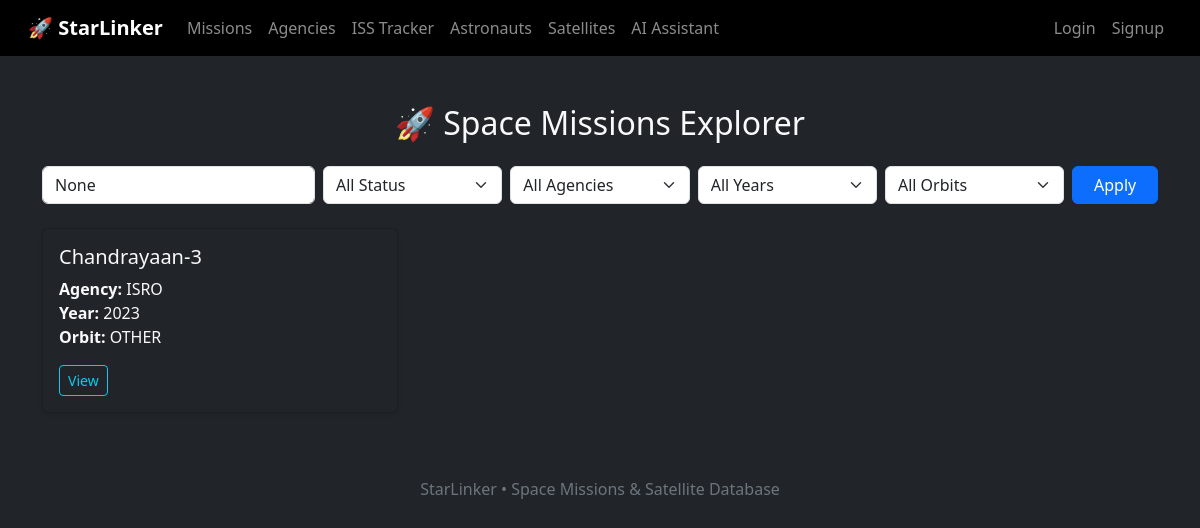
Page /missions/ on the committed database.
### starlinker/models.py (models this page shows, shortened)
class Mission(models.Model):
    ORBIT_TYPES = [
        ("LEO", "Low Earth Orbit"),
        ("MEO", "Medium Earth Orbit"),
        ("GEO", "Geostationary Orbit"),
        ("HEO", "High Earth Orbit"),
        ("OTHER", "Other"),
    ]
    agency = models.ForeignKey(SpaceAgency, on_delete=models.CASCADE)
    name = models.CharField(max_length=100)
    launch_date = models.DateField(null=True, blank=True)
    status = models.CharField(max_length=50)  # Upcoming / Completed / Failed etc.
    orbit_type = models.CharField(
        max_length=20, choices=ORBIT_TYPES, default="OTHER"
    )
    description = models.TextField(blank=True)
    image = models.ImageField(upload_to="mission_images/", null=True, blank=True)

class SpaceAgency(models.Model):
    name = models.CharField(max_length=100)
    country = models.CharField(max_length=100)
    founded = models.IntegerField(null=True, blank=True)
    website = models.URLField(null=True, blank=True)
    logo = models.ImageField(upload_to="agency_logos/", null=True, blank=True)

### starlinker/views.py (the view)
# urls.py: path("missions/", views.missions, name="missions"),
def missions(request):
    missions = Mission.objects.all()
    status = request.GET.get("status")
    agency = request.GET.get("agency")
    year = request.GET.get("year")
    orbit = request.GET.get("orbit")
    search = request.GET.get("search")
    if search:
        missions = missions.filter(name__icontains=search)
    if status:
        missions = missions.filter(status__iexact=status)
    if agency:
        missions = missions.filter(agency__id=agency)
    if year:
        missions = missions.filter(launch_date__year=year)
    if orbit:
        missions = missions.filter(orbit_type=orbit)
    years = (
        Mission.objects.exclude(launch_date=None)
        .values_list("launch_date__year", flat=True)
        .distinct()
        .order_by("-launch_date__year")
    )
    return render(
        request,
        "starlinker/missions.html",
        {
            "missions": missions,
            "agencies": SpaceAgency.objects.all(),
            "years": years,
            "selected_status": status,
            "selected_agency": agency,
            "selected_year": year,
            "selected_orbit": orbit,
            "search": search,
        }
    )

### templates/starlinker/missions.html (shortened to what this page needs)
{% extends "starlinker/base.html" %}
{% block content %}
<div class="container mt-4">
    <h2 class="text-center mb-4">🚀 Space Missions Explorer</h2>
    <form method="get" class="row g-2 mb-4">
        <div class="col-md-3">
            <input type="text"
                   name="search"
                   class="form-control"
                   placeholder="Search missions"
                   value="{{ search }}">
        </div>
        <div class="col-md-2">
            <select name="status" class="form-select">
                <option value="">All Status</option>
            </select>
        </div>
        <div class="col-md-2">
            <select name="agency" class="form-select">
                <option value="">All Agencies</option>
            </select>
        </div>
        <div class="col-md-2">
            <select name="year" class="form-select">
                <option value="">All Years</option>
            </select>
        </div>
        <div class="col-md-2">
            <select name="orbit" class="form-select">
                <option value="">All Orbits</option>
            </select>
        </div>
        <div class="col-md-1">
            <button class="btn btn-primary w-100">Apply</button>
        </div>
    </form>
    <div class="row">
        {% for mission in missions %}
            <div class="col-md-4 mb-4">
                <div class="card h-100 shadow-sm bg-dark text-light">
                    <div class="card-body">
                        <h5 class="card-title">{{ mission.name }}</h5>
                        <p class="card-text">
                            <strong>Agency:</strong> {{ mission.agency.name }}<br>
                            <strong>Year:</strong> {{ mission.launch_date|date:"Y" }}<br>
                            <strong>Orbit:</strong> {{ mission.orbit_type }}
                        </p>
                        <a href="{% url 'mission_detail' mission.id %}"
                           class="btn btn-outline-info btn-sm">
                            View
                        </a>
                    </div>
                </div>
            </div>
        {% empty %}
            <p class="text-center">No missions found.</p>
        {% endfor %}
    </div>
</div>
{% endblock %}

### rows in the picture
Mission: name "Chandrayaan-3", agency.name "ISRO", launch_date "2023", orbit_type "OTHER"
